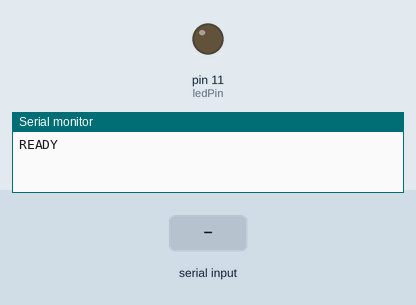
A sketch run on a simulated Arduino Uno, built with avr-gcc and run on an emulated ATmega328P. Parts: output pins drawn as LEDs (lit = HIGH), the last lines printed to the serial monitor. The test bench sets the inputs (shaded band).

Above: at 1.2 s.
1.3 s: "1" received over Serial
At 2.3 s:
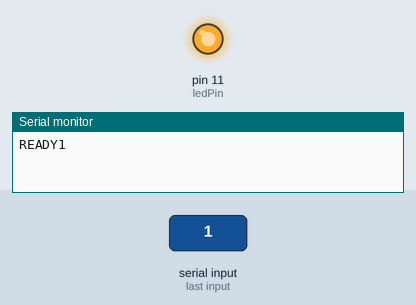
Timing chart, 0 to 4.3 s (numbered marks = the images above; inputs shaded):
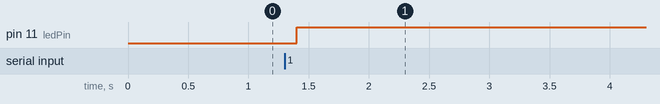

The sketch:

arduinoEcho.ino
```cpp
const int ledPin = 11;

void setup() {
  pinMode(ledPin, OUTPUT);
  Serial.begin(9600);
  Serial.write("READY");
}

void loop() {

 while (Serial.available()) {
    digitalWrite(ledPin, HIGH);
    Serial.write(Serial.read());
  }


  delay(100);

}
```

Measured:
- after the input at 1.3 s, pin 11 (ledPin): LOW → HIGH after 0.10 s
